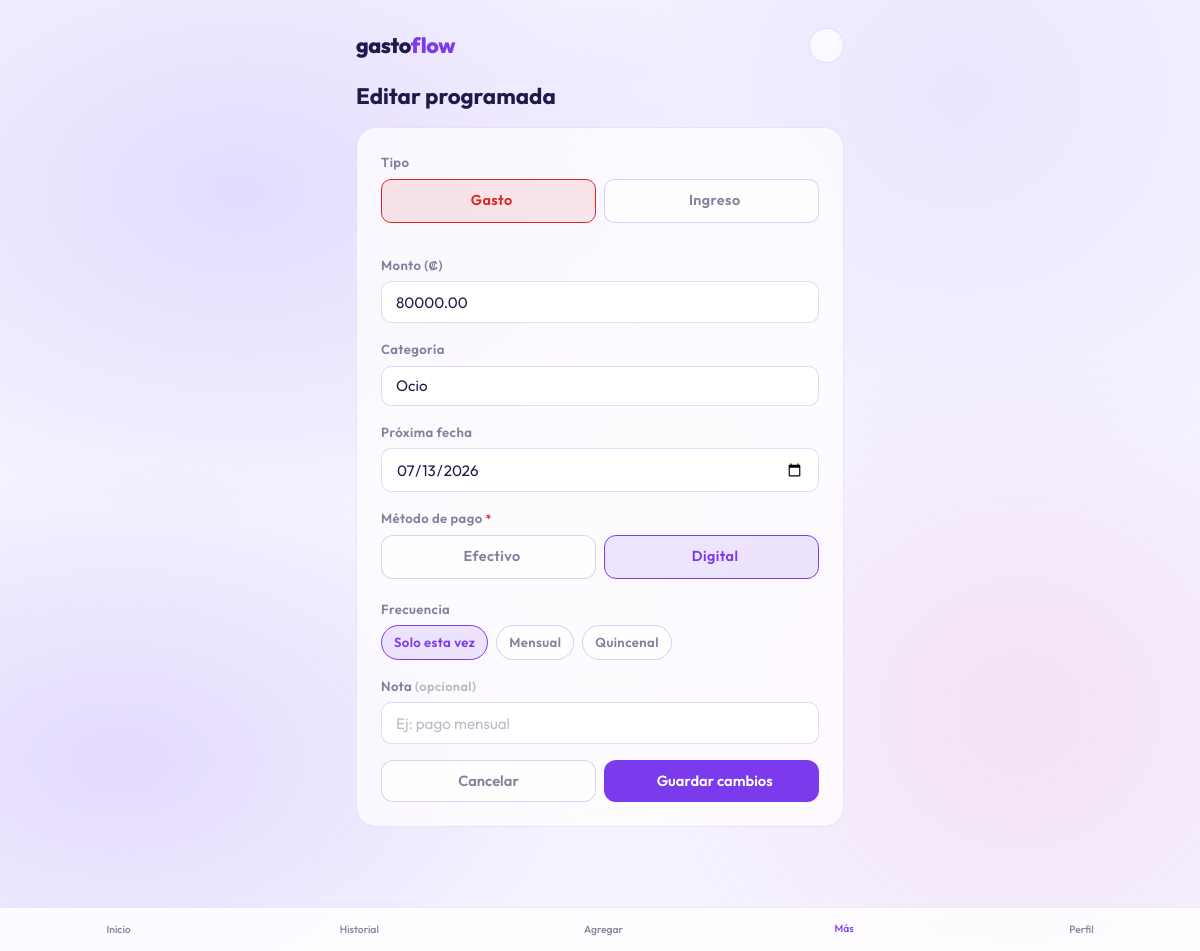
The page /programadas/1/editar (signed in) on the database its author committed.
### models.py (models this page shows, shortened)
class TransaccionProgramada(db.Model):
    __tablename__ = "transacciones_programadas"
    id            = db.Column(db.Integer, primary_key=True)
    usuario_id    = db.Column(db.Integer, db.ForeignKey("usuarios.id"), nullable=False)
    categoria_id  = db.Column(db.Integer, db.ForeignKey("categorias.id"), nullable=False)
    tipo          = db.Column(db.String(10),  nullable=False)   # "gasto" / "ingreso"
    monto         = db.Column(db.Numeric(10, 2), nullable=False)
    metodo_pago   = db.Column(db.String(20),  nullable=False)   # "efectivo" / "digital"
    nota          = db.Column(db.String(255), nullable=True)
    frecuencia    = db.Column(db.String(20),  nullable=False, default="una_vez")
    proxima_fecha = db.Column(db.Date,        nullable=False)
    activa        = db.Column(db.Boolean,     default=True, nullable=False)
    fecha_creacion = db.Column(db.DateTime,   default=lambda: datetime.now(timezone.utc))
    categoria = db.relationship("Categoria", backref="programadas")

class Categoria(db.Model):
    __tablename__ = "categorias"
    id         = db.Column(db.Integer, primary_key=True)
    usuario_id = db.Column(db.Integer, db.ForeignKey("usuarios.id"), nullable=False)
    nombre     = db.Column(db.String(50), nullable=False)
    tipo       = db.Column(db.String(10), nullable=False, default="gasto")  # "gasto" o "ingreso"
    transacciones = db.relationship("Transaccion", backref="categoria")

### programadas.py (the view, shortened to what this page needs)
@programadas_bp.route("/<int:prog_id>/editar", methods=["GET", "POST"])
@login_required
def editar(prog_id):
    prog = TransaccionProgramada.query.filter_by(
        id=prog_id, usuario_id=current_user.id, activa=True
    ).first()
    if prog is None:
        flash("Transacción programada no encontrada.")
        return redirect(url_for("programadas.index"))
    categorias_gasto = (
        Categoria.query.filter_by(usuario_id=current_user.id, tipo="gasto")
        .order_by(Categoria.nombre).all()
    )
    categorias_ingreso = (
        Categoria.query.filter_by(usuario_id=current_user.id, tipo="ingreso")
        .order_by(Categoria.nombre).all()
    )
    if request.method == "GET":
        return render_template(
            "programadas_editar.html",
            prog=prog,
            categorias_gasto=categorias_gasto,
            categorias_ingreso=categorias_ingreso,
        )

### templates/programadas_editar.html (shortened to what this page needs)
{% extends "base.html" %}
{% block contenido %}
<h1 style="font-family: var(--fuente-sans); font-weight: 700; font-size: 1.4rem; margin-bottom: 0.75rem; color: var(--tinta);">
     Editar programada
</h1>
<div class="recibo">
    <form method="POST" action="{{ url_for('programadas.editar', prog_id=prog.id) }}">
        <div class="campo">
            <label>Tipo</label>
            <div class="selector-tipo">
                <label class="tipo-gasto">
                    <span>Gasto</span>
                </label>
                <label class="tipo-ingreso">
                    <span>Ingreso</span>
                </label>
            </div>
        </div>
        <div class="campo">
            <label>Monto (₡)</label>
            <input type="number" name="monto" step="0.01" min="0.01" required
                   value="{{ prog.monto }}" placeholder="0.00">
        </div>
        <div class="campo" id="campo_categoria_gasto" {% if prog.tipo == 'ingreso' %}style="display:none"{% endif %}>
            <label>Categoría</label>
            <select id="cat_gasto">
                {% for cat in categorias_gasto %}
                    <option value="{{ cat.id }}" {% if prog.tipo == 'gasto' and prog.categoria_id == cat.id %}selected{% endif %}>
                        {{ cat.nombre }}
                    </option>
                {% endfor %}
            </select>
        </div>
        <div class="campo">
            <label>Próxima fecha</label>
            <input type="date" name="fecha" required value="{{ prog.proxima_fecha.isoformat() }}">
        </div>
        <div class="campo">
            <label>Método de pago <span style="color:var(--oxido); font-size:0.75rem;">*</span></label>
            <div class="selector-pago">
                <label>
                    <span>Efectivo</span>
                </label>
                <label>
                    <span>Digital</span>
                </label>
            </div>
        </div>
        <div class="campo">
            <label>Frecuencia</label>
            <div style="display:flex; gap:0.5rem; flex-wrap:wrap;">
                <label class="chip-frecuencia {% if prog.frecuencia == 'una_vez' %}activo{% endif %}" data-valor="una_vez">
                    <input type="radio" name="_frec_ui" value="una_vez" {% if prog.frecuencia == 'una_vez' %}checked{% endif %}> Solo esta vez
                </label>
                <label class="chip-frecuencia {% if prog.frecuencia == 'mensual' %}activo{% endif %}" data-valor="mensual">
                    <input type="radio" name="_frec_ui" value="mensual" {% if prog.frecuencia == 'mensual' %}checked{% endif %}> Mensual
                </label>
                <label class="chip-frecuencia {% if prog.frecuencia == 'quincenal' %}activo{% endif %}" data-valor="quincenal">
                    <input type="radio" name="_frec_ui" value="quincenal" {% if prog.frecuencia == 'quincenal' %}checked{% endif %}> Quincenal
                </label>
            </div>
        </div>
        <div class="campo">
            <label>Nota <span style="color:var(--tinta-muy-suave); font-size:0.8rem;">(opcional)</span></label>
            <input type="text" name="nota" value="{{ prog.nota or '' }}" placeholder="Ej: pago mensual">
        </div>
        <div style="display:flex; gap:0.5rem; margin-top:0.5rem;">
            <a href="{{ url_for('programadas.index') }}" class="btn btn-secundario" style="flex:1; text-align:center;">
                Cancelar
            </a>
            <button type="submit" class="btn btn-accent" style="flex:1;">
                 Guardar cambios
            </button>
        </div>
    </form>
</div>
{% endblock %}

### templates/programadas_editar.html (style rules this page uses)
.chip-frecuencia { display: inline-flex; align-items: center; padding: 0.35rem 0.75rem; border-radius: 99px; font-size: 0.82rem; font-weight: 600; border: 1px solid var(--border-strong); background: var(--surface-1); color: var(--tinta-suave); cursor: pointer; transition: background 0.15s, border-color 0.15s, color 0.15s; }
.chip-frecuencia.activo { background: var(--accent-dim); border-color: var(--accent); color: var(--accent); }

### rows shown on the page
TransaccionProgramada: monto "80000.00", tipo+categoria "Ocio", fecha "07/13/2026"
